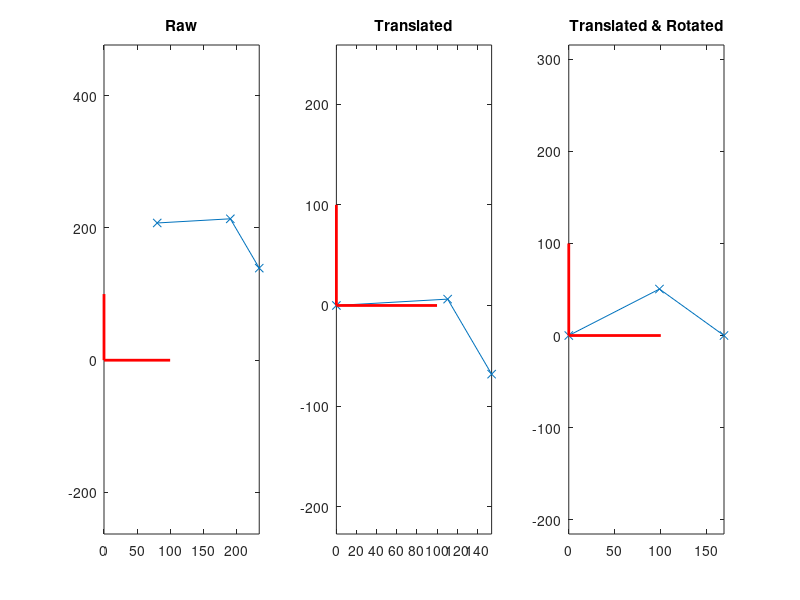
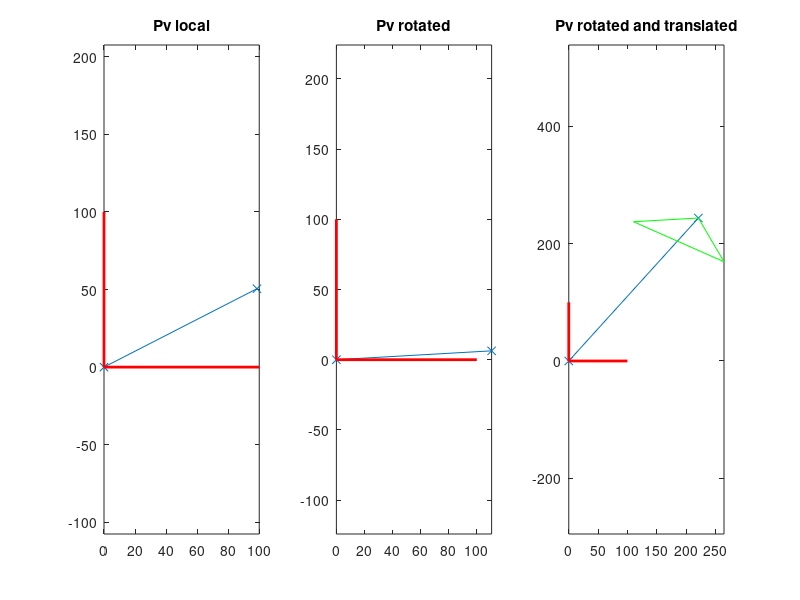

Write the MATLAB code that produced these figures, in order.
clc
clear all
close all
% 
handles.calibratedHeadform(1,:)=	[80.4479  207.4847];
handles.calibratedHeadform(2,:)=	[191.0063 213.7975];
handles.calibratedHeadform(3,:)=	[234.7005 139.2273];

figure(1)
subplot(1,3,1)
plot(handles.calibratedHeadform(:,1),handles.calibratedHeadform(:,2),'-x')
axis equal
hold on
plot([0 100],[0 0],'r-','linewidth',2)
plot([0 0],[0 100],'r-','linewidth',2)
title('Raw')

%%Translate all points to P1
% P2=P2-P1
% P3=P3-P1
% P1=P1-P1

handles.calibratedHeadform(2,:)=handles.calibratedHeadform(2,:)-handles.calibratedHeadform(1,:);
handles.calibratedHeadform(3,:)=handles.calibratedHeadform(3,:)-handles.calibratedHeadform(1,:);
handles.calibratedHeadform(1,:)=handles.calibratedHeadform(1,:)-handles.calibratedHeadform(1,:);



figure(1)
subplot(1,3,2)
plot(handles.calibratedHeadform(:,1),handles.calibratedHeadform(:,2),'-x')
axis equal
hold on
plot([0 100],[0 0],'r-','linewidth',2)
plot([0 0],[0 100],'r-','linewidth',2)
title('Translated')


deltaX=handles.calibratedHeadform(3,1)-handles.calibratedHeadform(1,1);
deltaY=handles.calibratedHeadform(3,2)-handles.calibratedHeadform(1,2);

phi=atan(deltaY/deltaX);
% 
matrix(1,1:2)=[ cos(phi) sin(phi)];
matrix(2,1:2)=[-sin(phi) cos(phi)];
% 
P1=handles.calibratedHeadform(1,:)';
P2=handles.calibratedHeadform(2,:)';
P3=handles.calibratedHeadform(3,:)';

P1prime=matrix*P1;
P2prime=matrix*P2;
P3prime=matrix*P3;
% 
subplot(1,3,3)
plot([P1prime(1) P2prime(1) P3prime(1)],[P1prime(2) P2prime(2) P3prime(2)],'x-');
axis equal
hold on
plot([0 100],[0 0],'r-','linewidth',2)
plot([0 0],[0 100],'r-','linewidth',2)
title('Translated & Rotated')

posnVec=P2prime;


%% Simulate impact frame
jk=1;

handles.calibratedHeadform(1,:)=	[80.4479  207.4847];
handles.calibratedHeadform(2,:)=	[191.0063 213.7975];
handles.calibratedHeadform(3,:)=	[234.7005 139.2273];

handles.calibratedImpact(5,jk,:)=handles.calibratedHeadform(3,:)+30;
handles.calibratedImpact(6,jk,:)=handles.calibratedHeadform(1,:)+30;

figure(2)
subplot(1,3,1)
plot([0 posnVec(1)],[0 posnVec(2)],'-x')
hold on
plot([0 100],[0 0],'r-','linewidth',2)
plot([0 0],[0 100],'r-','linewidth',2)
title('Pv local')
axis equal

deltaX=handles.calibratedImpact(5,jk,1)-handles.calibratedImpact(6,jk,1);
deltaY=handles.calibratedImpact(5,jk,2)-handles.calibratedImpact(6,jk,2);
impactAngle=atan(deltaY/deltaX);


%% First rotate the position vector by -impact angle
impactAngle=-impactAngle;
matrix(1,1:2)=[ cos(impactAngle) sin(impactAngle)];
matrix(2,1:2)=[-sin(impactAngle) cos(impactAngle)];

pvRot=matrix*posnVec;

figure(2)
subplot(1,3,2)
plot([0 pvRot(1)],[0 pvRot(2)],'-x')
hold on
plot([0 100],[0 0],'r-','linewidth',2)
plot([0 0],[0 100],'r-','linewidth',2)
title('Pv rotated')
axis equal

%% Now translate the rotated Pv
pvRotTrans(1)=pvRot(1)+handles.calibratedImpact(6,jk,1);
pvRotTrans(2)=pvRot(2)+handles.calibratedImpact(6,jk,2);

figure(2)
subplot(1,3,3)
plot([0 pvRotTrans(1)],[0 pvRotTrans(2)],'-x')
hold on
plot([0 100],[0 0],'r-','linewidth',2)
plot([0 0],[0 100],'r-','linewidth',2)
title('Pv rotated and translated')
axis equal

%Add the original known points
pt5(1:2)=handles.calibratedImpact(5,jk,1:2);
pt6(1:2)=handles.calibratedImpact(6,jk,1:2);
pt7(1:2)=pvRotTrans;
plot([pt5(1) pt6(1) pt7(1) pt5(1)],[pt5(2) pt6(2) pt7(2) pt5(2)],'-g')



